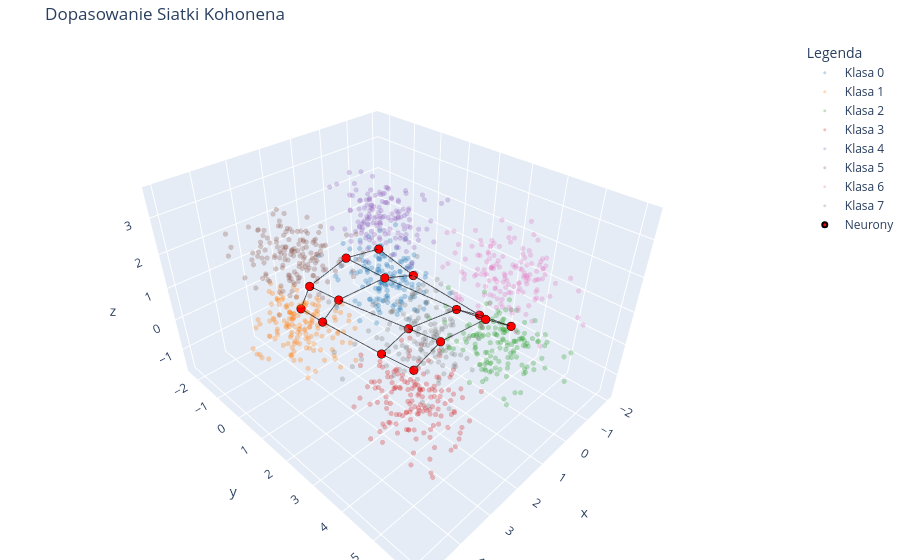

Write notebook code for a chart like this one.
### Code cell
wykres_3d(model, cube_data, y_etykiety)

### Figure 1 — Plotly figure (JSON) as saved in the notebook; plotly's stock layout.template omitted (floating-point values rounded to 4 significant figures; data arrays with more than 128 entries replaced by an {"elided": "..."} marker saying what was removed)
{"data": [{"marker": {"color": "#1F77B4", "opacity": 0.3, "size": 3}, "mode": "markers", "name": "Klasa 0", "type": "scatter3d", "x": {"elided": "150 float values"}, "y": {"elided": "150 float values"}, "z": {"elided": "150 float values"}}, {"marker": {"color": "#FF7F0E", "opacity": 0.3, "size": 3}, "mode": "markers", "name": "Klasa 1", "type": "scatter3d", "x": {"elided": "150 float values"}, "y": {"elided": "150 float values"}, "z": {"elided": "150 float values"}}, {"marker": {"color": "#2CA02C", "opacity": 0.3, "size": 3}, "mode": "markers", "name": "Klasa 2", "type": "scatter3d", "x": {"elided": "150 float values"}, "y": {"elided": "150 float values"}, "z": {"elided": "150 float values"}}, {"marker": {"color": "#D62728", "opacity": 0.3, "size": 3}, "mode": "markers", "name": "Klasa 3", "type": "scatter3d", "x": {"elided": "150 float values"}, "y": {"elided": "150 float values"}, "z": {"elided": "150 float values"}}, {"marker": {"color": "#9467BD", "opacity": 0.3, "size": 3}, "mode": "markers", "name": "Klasa 4", "type": "scatter3d", "x": {"elided": "150 float values"}, "y": {"elided": "150 float values"}, "z": {"elided": "150 float values"}}, {"marker": {"color": "#8C564B", "opacity": 0.3, "size": 3}, "mode": "markers", "name": "Klasa 5", "type": "scatter3d", "x": {"elided": "150 float values"}, "y": {"elided": "150 float values"}, "z": {"elided": "150 float values"}}, {"marker": {"color": "#E377C2", "opacity": 0.3, "size": 3}, "mode": "markers", "name": "Klasa 6", "type": "scatter3d", "x": {"elided": "150 float values"}, "y": {"elided": "150 float values"}, "z": {"elided": "150 float values"}}, {"marker": {"color": "#7F7F7F", "opacity": 0.3, "size": 3}, "mode": "markers", "name": "Klasa 7", "type": "scatter3d", "x": {"elided": "150 float values"}, "y": {"elided": "150 float values"}, "z": {"elided": "150 float values"}}, {"marker": {"color": "red", "line": {"color": "black", "width": 2}, "size": 5}, "mode": "markers", "name": "Neurony", "type": "scatter3d", "x": [2.997, 2.884, 2.793, 2.877, 2.671, 2.452, 2.165, 2.201, 1.509, 1.255, 0.9705, 0.9729, 0.3672, 0.2947, 0.2477, 0.2017], "y": [0.03138, 0.7424, 2.77, 3.872, 0.04123, 0.8994, 3.02, 4.023, 0.1358, 1.31, 3.437, 4.288, 0.1631, 1.395, 3.598, 4.495], "z": [0.537, 0.4358, 0.5496, 0.7956, 1.075, 0.973, 1.081, 1.294, 1.448, 1.26, 1.228, 1.39, 1.252, 0.9323, 0.7617, 0.8842]}, {"line": {"color": "black", "width": 2}, "mode": "lines", "opacity": 0.6, "showlegend": false, "type": "scatter3d", "x": [2.997, 2.884, 2.793, 2.877], "y": [0.03138, 0.7424, 2.77, 3.872], "z": [0.537, 0.4358, 0.5496, 0.7956]}, {"line": {"color": "black", "width": 2}, "mode": "lines", "opacity": 0.6, "showlegend": false, "type": "scatter3d", "x": [2.671, 2.452, 2.165, 2.201], "y": [0.04123, 0.8994, 3.02, 4.023], "z": [1.075, 0.973, 1.081, 1.294]}, {"line": {"color": "black", "width": 2}, "mode": "lines", "opacity": 0.6, "showlegend": false, "type": "scatter3d", "x": [1.509, 1.255, 0.9705, 0.9729], "y": [0.1358, 1.31, 3.437, 4.288], "z": [1.448, 1.26, 1.228, 1.39]}, {"line": {"color": "black", "width": 2}, "mode": "lines", "opacity": 0.6, "showlegend": false, "type": "scatter3d", "x": [0.3672, 0.2947, 0.2477, 0.2017], "y": [0.1631, 1.395, 3.598, 4.495], "z": [1.252, 0.9323, 0.7617, 0.8842]}, {"line": {"color": "black", "width": 2}, "mode": "lines", "opacity": 0.6, "showlegend": false, "type": "scatter3d", "x": [2.997, 2.671, 1.509, 0.3672], "y": [0.03138, 0.04123, 0.1358, 0.1631], "z": [0.537, 1.075, 1.448, 1.252]}, {"line": {"color": "black", "width": 2}, "mode": "lines", "opacity": 0.6, "showlegend": false, "type": "scatter3d", "x": [2.884, 2.452, 1.255, 0.2947], "y": [0.7424, 0.8994, 1.31, 1.395], "z": [0.4358, 0.973, 1.26, 0.9323]}, {"line": {"color": "black", "width": 2}, "mode": "lines", "opacity": 0.6, "showlegend": false, "type": "scatter3d", "x": [2.793, 2.165, 0.9705, 0.2477], "y": [2.77, 3.02, 3.437, 3.598], "z": [0.5496, 1.081, 1.228, 0.7617]}, {"line": {"color": "black", "width": 2}, "mode": "lines", "opacity": 0.6, "showlegend": false, "type": "scatter3d", "x": [2.877, 2.201, 0.9729, 0.2017], "y": [3.872, 4.023, 4.288, 4.495], "z": [0.7956, 1.294, 1.39, 0.8842]}], "layout": {"legend": {"title": {"text": "Legenda"}}, "margin": {"b": 0, "l": 0, "r": 0, "t": 40}, "title": {"text": "Dopasowanie Siatki Kohonena"}}}
